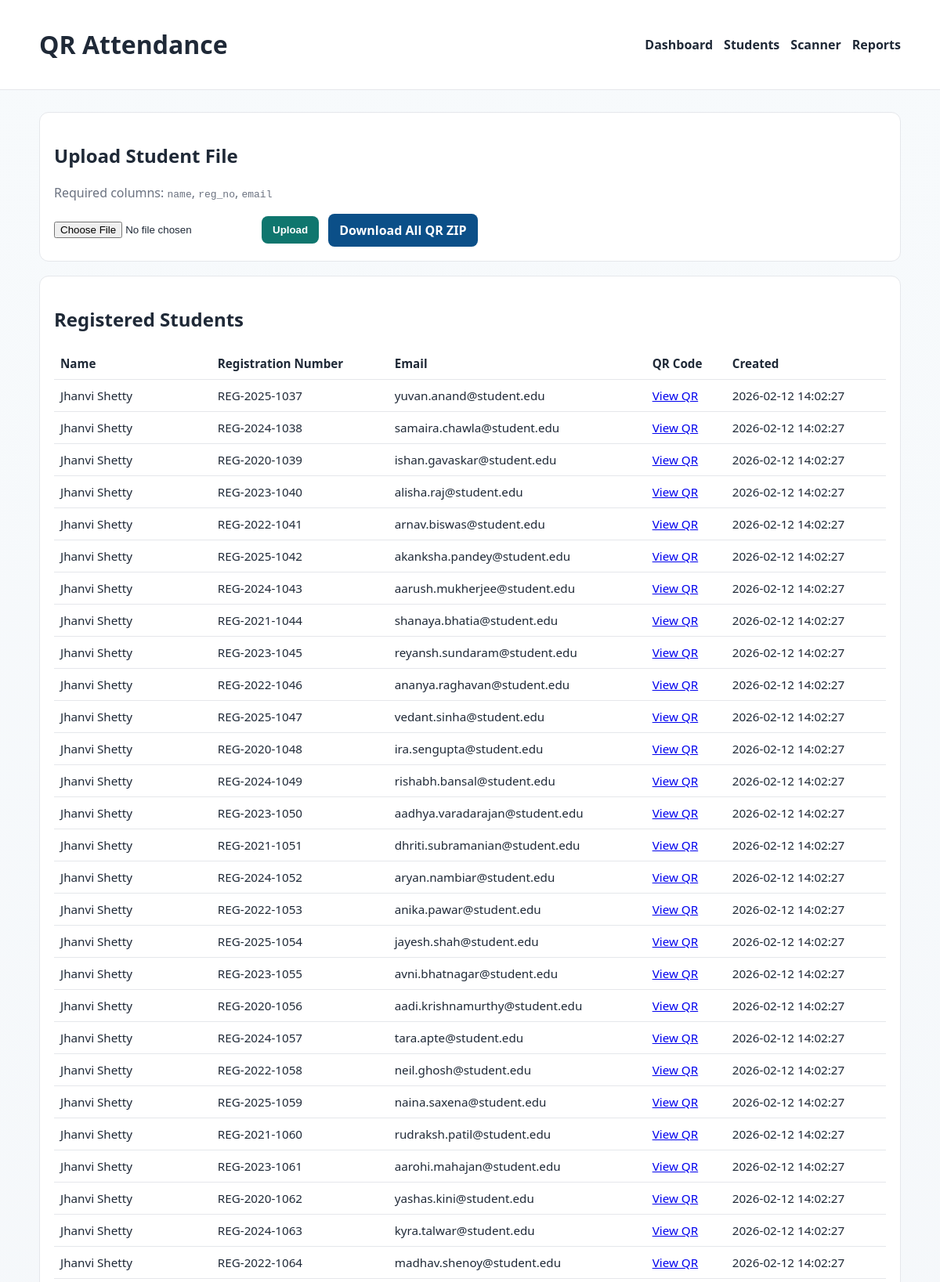
/students (upper part), run on the app's committed database.
### app/models.py (models this page shows)
class Student(Base):
    __tablename__ = "students"
    id = Column(Integer, primary_key=True, index=True)
    name = Column(String(150), nullable=False)
    reg_no = Column(String(50), unique=True, nullable=False, index=True)
    email = Column(String(255), unique=True, nullable=False, index=True)
    qr_code_path = Column(String(255), nullable=False)
    created_at = Column(DateTime, default=datetime.utcnow, nullable=False)
    attendance_records = relationship("Attendance", back_populates="student", cascade="all, delete-orphan")

### app/main.py (the view)
@app.get("/students", response_class=HTMLResponse)
def students_page(request: Request, db: Session = Depends(get_db)):
    students = db.query(Student).order_by(Student.created_at.desc()).all()
    return templates.TemplateResponse("students.html", {"request": request, "students": students})

### templates/students.html (shortened to what this page needs)
{% extends "base.html" %}
{% block content %}
<section class="card">
    <h2>Upload Student File</h2>
    <p class="muted">Required columns: <code>name</code>, <code>reg_no</code>, <code>email</code></p>
    <form class="upload-form" method="post" action="/students/upload" enctype="multipart/form-data">
        <input type="file" name="file" accept=".xlsx,.csv" required />
        <button class="btn" type="submit">Upload</button>
        <a class="btn secondary" href="/qrcodes/download">Download All QR ZIP</a>
    </form>
</section>
<section class="card">
    <h2>Registered Students</h2>
    <div class="table-wrap">
        <table>
            <thead>
                <tr>
                    <th>Name</th>
                    <th>Registration Number</th>
                    <th>Email</th>
                    <th>QR Code</th>
                    <th>Created</th>
                </tr>
            </thead>
            <tbody>
                {% for student in students %}
                <tr>
                    <td>{{ student.name }}</td>
                    <td>{{ student.reg_no }}</td>
                    <td>{{ student.email }}</td>
                    <td><a href="/students/{{ student.reg_no }}/qr" target="_blank">View QR</a></td>
                    <td>{{ student.created_at.strftime("%Y-%m-%d %H:%M:%S") }}</td>
                </tr>
                {% endfor %}
            </tbody>
        </table>
    </div>
</section>
{% endblock %}

### static/style.css (style rules this page uses)
:root { --bg: #f2f4f8; --surface: #ffffff; --text: #1f2937; --muted: #6b7280; --primary: #0f766e; --primary-strong: #115e59; --danger: #b91c1c; --border: #e5e7eb; }
* { box-sizing: border-box; }
body { margin: 0; font-family: "Segoe UI", Tahoma, Geneva, Verdana, sans-serif; background: linear-gradient(180deg, #f7fafc 0%, var(--bg) 100%); color: var(--text); }
.card { background: var(--surface); border: 1px solid var(--border); border-radius: 12px; padding: 18px; margin-bottom: 18px; }
.btn { display: inline-block; border: 0; background: var(--primary); color: #fff; padding: 10px 14px; border-radius: 8px; cursor: pointer; text-decoration: none; font-weight: 600; }
.btn.secondary { background: #0b4f88; }
.upload-form { display: flex; gap: 12px; align-items: center; flex-wrap: wrap; }
.table-wrap { overflow-x: auto; }
table { border-collapse: collapse; width: 100%; }
th, td { text-align: left; border-bottom: 1px solid var(--border); padding: 10px 8px; font-size: 0.95rem; }
.muted { color: var(--muted); }

### data on the page
Student: name "Jhanvi Shetty", reg_no "REG-2025-1037", email "yuvan.anand@student.edu", created_at "2026-02-12 14:02:27"
Student: name "Jhanvi Shetty", reg_no "REG-2024-1038", email "samaira.chawla@student.edu", created_at "2026-02-12 14:02:27"
Student: name "Jhanvi Shetty", reg_no "REG-2020-1039", email "ishan.gavaskar@student.edu", created_at "2026-02-12 14:02:27"
Student: name "Jhanvi Shetty", reg_no "REG-2023-1040", email "alisha.raj@student.edu", created_at "2026-02-12 14:02:27"
Student: name "Jhanvi Shetty", reg_no "REG-2022-1041", email "arnav.biswas@student.edu", created_at "2026-02-12 14:02:27"
Student: name "Jhanvi Shetty", reg_no "REG-2025-1042", email "akanksha.pandey@student.edu", created_at "2026-02-12 14:02:27"
Student: name "Jhanvi Shetty", reg_no "REG-2024-1043", email "aarush.mukherjee@student.edu", created_at "2026-02-12 14:02:27"
Student: name "Jhanvi Shetty", reg_no "REG-2021-1044", email "shanaya.bhatia@student.edu", created_at "2026-02-12 14:02:27"
Student: name "Jhanvi Shetty", reg_no "REG-2023-1045", email "reyansh.sundaram@student.edu", created_at "2026-02-12 14:02:27"
Student: name "Jhanvi Shetty", reg_no "REG-2022-1046", email "ananya.raghavan@student.edu", created_at "2026-02-12 14:02:27"
Student: name "Jhanvi Shetty", reg_no "REG-2025-1047", email "vedant.sinha@student.edu", created_at "2026-02-12 14:02:27"
Student: name "Jhanvi Shetty", reg_no "REG-2020-1048", email "ira.sengupta@student.edu", created_at "2026-02-12 14:02:27"
Student: name "Jhanvi Shetty", reg_no "REG-2024-1049", email "rishabh.bansal@student.edu", created_at "2026-02-12 14:02:27"
Student: name "Jhanvi Shetty", reg_no "REG-2023-1050", email "aadhya.varadarajan@student.edu", created_at "2026-02-12 14:02:27"
Student: name "Jhanvi Shetty", reg_no "REG-2021-1051", email "dhriti.subramanian@student.edu", created_at "2026-02-12 14:02:27"
Student: name "Jhanvi Shetty", reg_no "REG-2024-1052", email "aryan.nambiar@student.edu", created_at "2026-02-12 14:02:27"
Student: name "Jhanvi Shetty", reg_no "REG-2022-1053", email "anika.pawar@student.edu", created_at "2026-02-12 14:02:27"
Student: name "Jhanvi Shetty", reg_no "REG-2025-1054", email "jayesh.shah@student.edu", created_at "2026-02-12 14:02:27"
Student: name "Jhanvi Shetty", reg_no "REG-2023-1055", email "avni.bhatnagar@student.edu", created_at "2026-02-12 14:02:27"
Student: name "Jhanvi Shetty", reg_no "REG-2020-1056", email "aadi.krishnamurthy@student.edu", created_at "2026-02-12 14:02:27"
Student: name "Jhanvi Shetty", reg_no "REG-2024-1057", email "tara.apte@student.edu", created_at "2026-02-12 14:02:27"
Student: name "Jhanvi Shetty", reg_no "REG-2022-1058", email "neil.ghosh@student.edu", created_at "2026-02-12 14:02:27"
Student: name "Jhanvi Shetty", reg_no "REG-2025-1059", email "naina.saxena@student.edu", created_at "2026-02-12 14:02:27"
Student: name "Jhanvi Shetty", reg_no "REG-2021-1060", email "rudraksh.patil@student.edu", created_at "2026-02-12 14:02:27"
Student: name "Jhanvi Shetty", reg_no "REG-2023-1061", email "aarohi.mahajan@student.edu", created_at "2026-02-12 14:02:27"
Student: name "Jhanvi Shetty", reg_no "REG-2020-1062", email "yashas.kini@student.edu", created_at "2026-02-12 14:02:27"
Student: name "Jhanvi Shetty", reg_no "REG-2024-1063", email "kyra.talwar@student.edu", created_at "2026-02-12 14:02:27"
Student: name "Jhanvi Shetty", reg_no "REG-2022-1064", email "madhav.shenoy@student.edu", created_at "2026-02-12 14:02:27"
